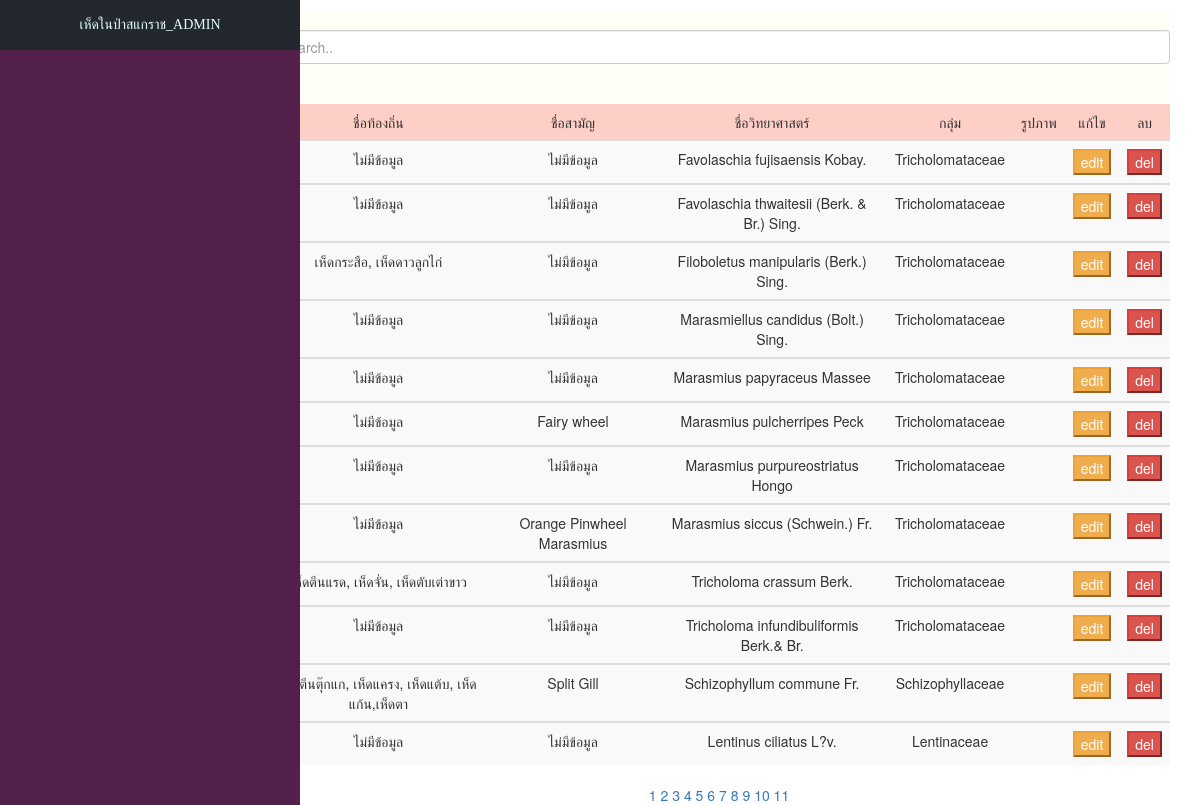
The app's page /admin.php?page=4 (signed in) with its own data.
### tables this page shows
CREATE TABLE `mushroom` (
  `m_id` int(10) NOT NULL,
  `m_cname` varchar(50) NOT NULL,
  `m_name` varchar(50) NOT NULL,
  `m_sname` varchar(50) NOT NULL,
  `m_family` varchar(50) NOT NULL,
  `m_mush` text NOT NULL,
  `m_stalk` text NOT NULL,
  `m_spore` text NOT NULL,
  `m_benefit` text NOT NULL,
  `m_env` text NOT NULL,
  `m_pic` varchar(255) NOT NULL
);

### admin.php (the view, shortened to what this page needs)
<?php
include('connect.php');
?>
<!DOCTYPE html>
<html>
<head>
  <link rel="stylesheet" href="node_modules/bootstrap/dist/css/bootstrap.min.css">
  <link rel="stylesheet" type="text/css" href="style2.css">
</head>
<body>
  <?php include('headadmin.php'); ?>
  <div class="container fonts" style="margin-top:10px;">
    <div class="content_right" style="background-color:#fffff8; height:200px;">
      <div class="text-center" style="padding-left:10px; margin-top:20px;">
        <input class="form-control" id="myInput" type="text" placeholder="Search.."> <br/><br/>
        <table class="table table-striped" cellpadding="0" cellspacing="0" border="0" align="center" width="1280px">
          <thead>
            <tr align='center' bgcolor='#FDCFC6'>
              <td>ชื่อท้องถิ่น</td>
              <td>ชื่อสามัญ</td>
              <td>ชื่อวิทยาศาสตร์</td>
              <td>กลุ่ม</td>
              <td>รูปภาพ</td>
              <td>แก้ไข</td>
              <td>ลบ</td>
            </tr>
          </thead>
          <?php
          $perpage = 12;
          if (isset($_GET['page'])) {
            $page = $_GET['page'];
          } else {
            $page = 1;
          }
          $start = ($page - 1) * $perpage;
          $query = "SELECT * FROM mushroom ORDER BY m_id ASC LIMIT {$start} , {$perpage} ";
          $result = mysqli_query($conn, $query);
          while ($row = mysqli_fetch_array($result)) {
            echo "<tbody id='myTable'";
            echo "<tr>";
            echo "<td>" . $row["m_cname"] .  "</td> ";
            echo "<td>" . $row["m_name"] .  "</td> ";
            echo "<td>" . $row["m_sname"] .  "</td> ";
            echo "<td>" . $row["m_family"] .  "</td> ";
            echo "<td>" . $row["m_pic"] .  "</td> ";
            echo "<td><a href='updatehedform.php?m_id=$row[0]'><button type='edit' class='btn-warning' >edit</button></a></td> ";
            echo "<td><a href='deletehed.php?m_id=$row[0]' onclick=\"return confirm('Do you want to delete this record? !!!')\"><button type='delete' class='btn-danger'>del</button></a></td> ";
          }
          echo "</table>";
          $sql2 = "SELECT * FROM mushroom ";
          $query2 = mysqli_query($conn, $sql2);
          $total_record = mysqli_num_rows($query2);
          $total_page = ceil($total_record / $perpage);
          ?>
          <p class="text-center">
            <a href="admin.php?page=1" aria-label="Previous"><span aria-hidden="true"><i class="fas fa-backward"></i></span></a>
            <?php for ($i = 1; $i <= $total_page; $i++) { ?>
              <span><a href="admin.php?page=<?php echo $i; ?>"><?php echo $i; ?></a></span>
            <?php } ?>
            <a href="admin.php?page=<?php echo $total_page; ?>" aria-label="Next"><span aria-hidden="true"><i class="fas fa-forward"></i></span></a>
          </p>
      </div>
    </div>
  </div>
</body>
</html>

### style2.css (style rules this page uses)
.content_right { float: right; width: 80%; }

### style3.css (style rules this page uses)
body { margin: 0px; padding: 0px; }

### records on screen
mushroom: m_cname "ไม่มีข้อมูล", m_name "ไม่มีข้อมูล", m_sname "Favolaschia fujisaensis Kobay.", m_family "Tricholomataceae"
mushroom: m_cname "ไม่มีข้อมูล", m_name "ไม่มีข้อมูล", m_sname "Favolaschia thwaitesii (Berk. & Br.) Sing.", m_family "Tricholomataceae"
mushroom: m_cname "เห็ดกระสือ, เห็ดดาวลูกไก่", m_name "ไม่มีข้อมูล", m_sname "Filoboletus manipularis (Berk.) Sing.", m_family "Tricholomataceae"
mushroom: m_cname "ไม่มีข้อมูล", m_name "ไม่มีข้อมูล", m_sname "Marasmiellus candidus (Bolt.) Sing.", m_family "Tricholomataceae"
mushroom: m_cname "ไม่มีข้อมูล", m_name "ไม่มีข้อมูล", m_sname "Marasmius papyraceus Massee", m_family "Tricholomataceae"
mushroom: m_cname "ไม่มีข้อมูล", m_name "Fairy wheel", m_sname "Marasmius pulcherripes Peck", m_family "Tricholomataceae"
mushroom: m_cname "ไม่มีข้อมูล", m_name "ไม่มีข้อมูล", m_sname "Marasmius purpureostriatus Hongo", m_family "Tricholomataceae"
mushroom: m_cname "ไม่มีข้อมูล", m_name "Orange Pinwheel Marasmius", m_sname "Marasmius siccus (Schwein.) Fr.", m_family "Tricholomataceae"
mushroom: m_cname "เห็ดตีนแรด, เห็ดจั่น, เห็ดตับเต่าขาว", m_name "ไม่มีข้อมูล", m_sname "Tricholoma crassum Berk.", m_family "Tricholomataceae"
mushroom: m_cname "ไม่มีข้อมูล", m_name "ไม่มีข้อมูล", m_sname "Tricholoma infundibuliformis Berk.& Br.", m_family "Tricholomataceae"
mushroom: m_cname "เห็ดตีนตุ๊กแก, เห็ดแครง, เห็ดแต้บ, เห็ดแก้น,เห็ดตา", m_name "Split Gill", m_sname "Schizophyllum commune Fr.", m_family "Schizophyllaceae"
mushroom: m_cname "ไม่มีข้อมูล", m_name "ไม่มีข้อมูล", m_sname "Lentinus ciliatus L?v.", m_family "Lentinaceae"
